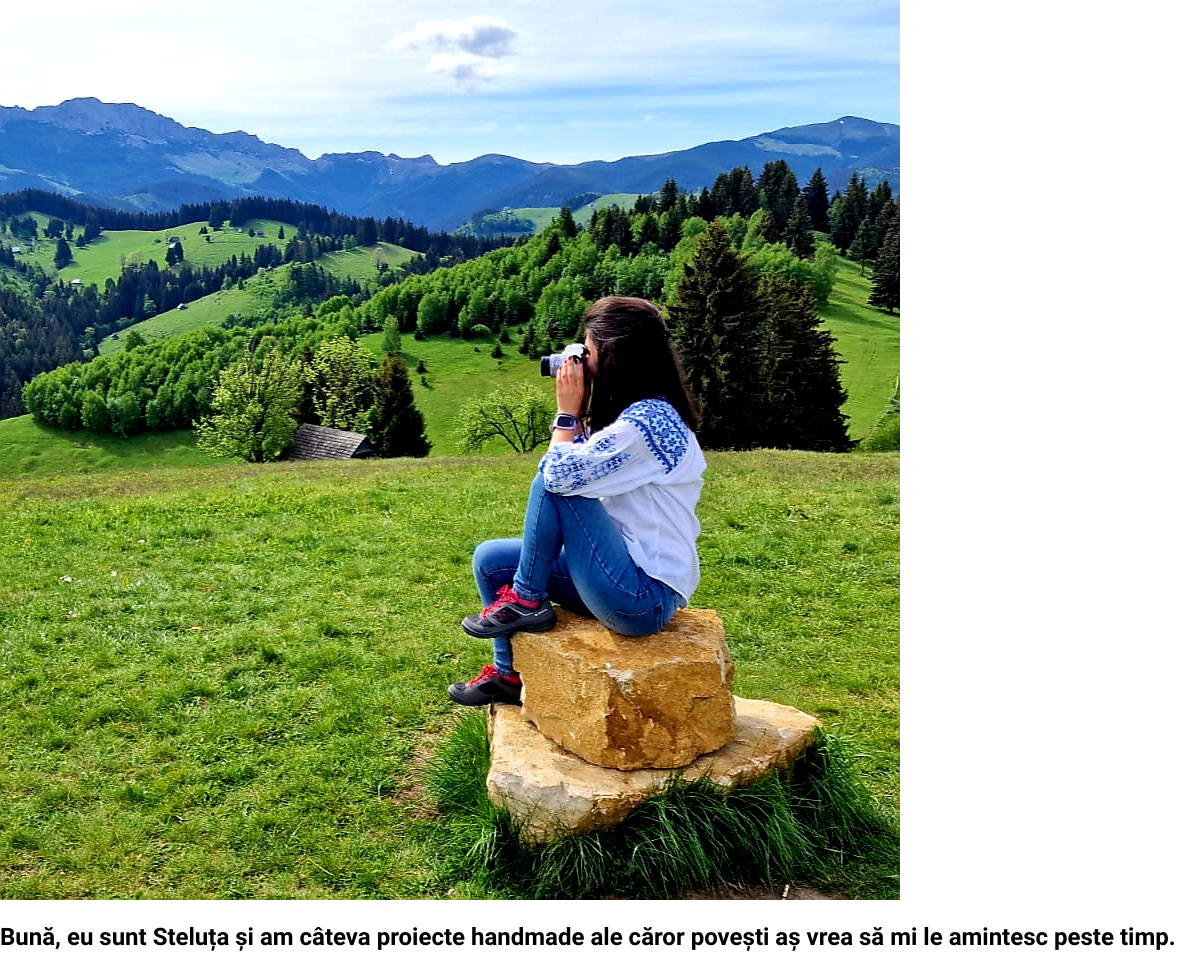
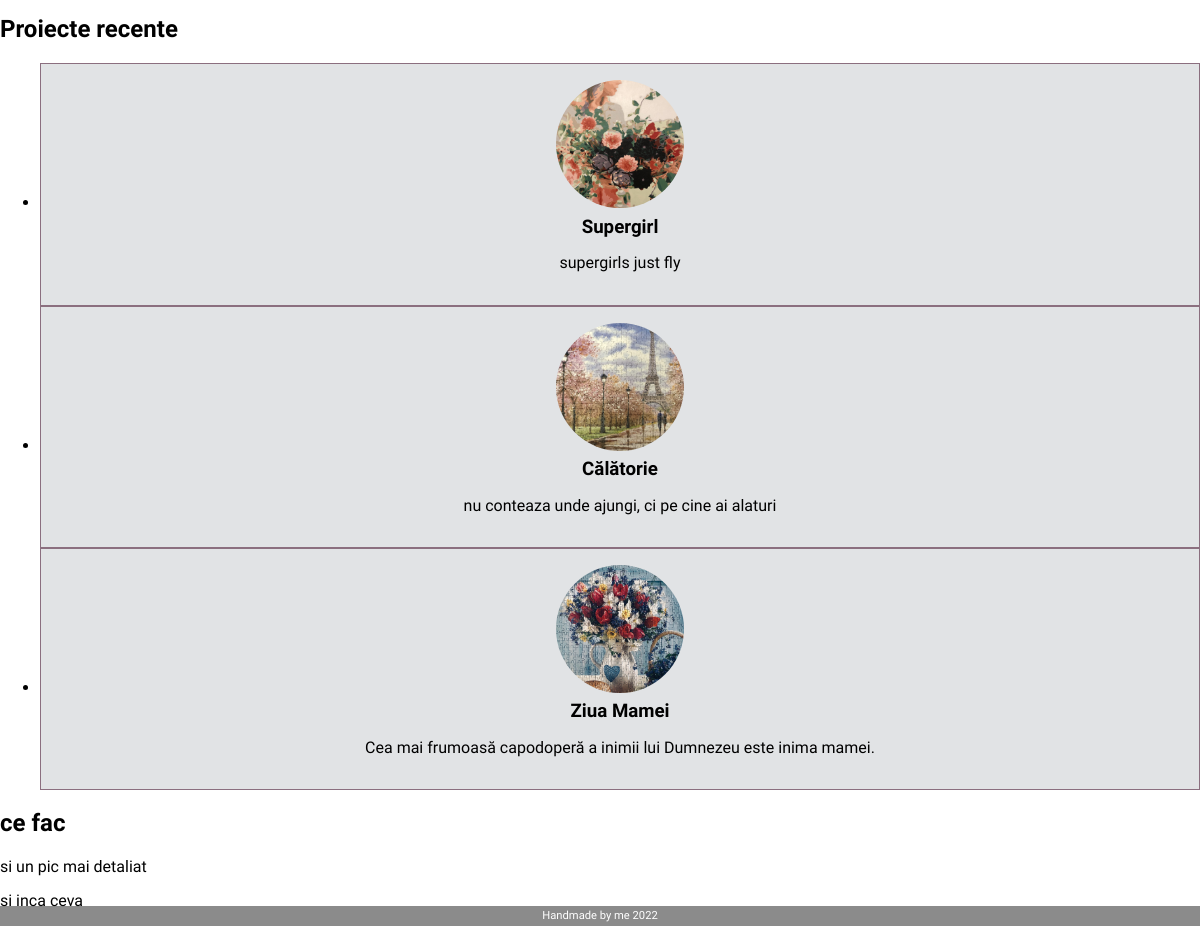
The page / on the database its author committed (2 pictures, top to bottom).
### portofolio/models.py (models this page shows, shortened)
class Project(models.Model):
    title = models.CharField(max_length=100, verbose_name="Titlu")
    slug = models.SlugField(max_length=200, unique=True)
    date = models.DateField(auto_now=True, verbose_name="Data")
    excerpt = models.CharField(max_length=200)
    content = models.TextField(verbose_name="Conținut")
    category = models.ForeignKey(Category, on_delete=models.SET_NULL, null=True, verbose_name="Categorie")
    tags = models.ManyToManyField(Tag)
    @property
    def main_image(self):
        if len(self.image_set.all()):
            return self.image_set.filter(is_main=True)[0].image
        return ""
    class Meta:
        verbose_name = 'Proiect'
        verbose_name_plural = 'Proiecte'

class Image(models.Model):
    name = models.CharField(max_length=50, blank=True, verbose_name="Nume")
    image = models.ImageField(upload_to='images/', verbose_name="Imagine")
    is_main = models.BooleanField(default=False, verbose_name="Principală")
    project = models.ForeignKey(Project, on_delete=models.SET_NULL, null=True, verbose_name="Proiect")
    class Meta:
        verbose_name = 'Imagine'
        verbose_name_plural = 'Imagini'

### portofolio/views.py (the view)
# urls.py: path("", views.HomeView.as_view(), name="home-page"),
class HomeView(ListView):
    template_name = "portofolio/homes.html"
    model = Project
    context_object_name = "latest_projects"
    def get_queryset(self):
        queryset = Project.objects.all().order_by("-date")
        data = queryset[:3]
        return data

### portofolio/templates/portofolio/homes.html (shortened to what this page needs)
{%  extends "base.html" %}
{% load static %}
{% block css %}
    <link rel="stylesheet" href="{% static 'portofolio/css/project.css' %}"/>
    <link rel="stylesheet" href="{% static 'portofolio/css/home.css' %}"/>
{% endblock %}
{% block content %}
    <section id="welcome">
        <header>
            <img src="{% static 'portofolio/images/main_star.jpg' %}" alt="main picture of the site">
            <h2> Bună, eu sunt Steluța și am câteva proiecte handmade ale căror povești aș vrea să mi le amintesc peste timp. </h2>
        </header>
    </section>
    <section id="latest-projects">
        <h2> Proiecte recente </h2>
        <ul>
            {% for project in latest_projects %}
                {% include "portofolio/project.html" %}
            {% endfor %}
        </ul>
    </section>
    <section id="about">
        <h2> ce fac</h2>
        <p> si un pic mai detaliat </p>
        <p> si inca ceva </p>
    </section>
{% endblock %}

### portofolio/templates/portofolio/project.html
{% load static %}
{% block css %}
    <link rel="stylesheet" href="{% static 'portofolio/css/project.css' %}"/>
{% endblock %}
<li>
    <article class="project">
        <a href="{% url 'portofolio:project-detail-page' project.slug %}">
            <img src="{{ project.main_image.url }}" alt="{{ project.title }}">
            <div class="project__content">
                <h3>
                    {{ project.title }}
                </h3>
                <p> {{ project.excerpt }} </p>
            </div>
        </a>
    </article>
</li>

### static/css/base.css (style rules this page uses)
* { box-sizing: border-box; }
html { font-family: 'Akaya Kanadaka', cursive; }
body { background-color: white; }

### portofolio/static/portofolio/css/project.css (style rules this page uses)
.project { display: flex; flex-direction: column; align-items: center; text-align: center; }
.project a { text-decoration: none; color: black; transition: all 0.2s ease; width: 100%; background-color: #93b1add7; background-color: #d2d6d9ab; padding: 1rem; border: 1px solid #8b6f7f; }
.project img { max-height: 8rem; height: auto; object-fit: cover; border-radius: 50%; }
.project h3 { margin: 0.25rem 0; }

### rows shown on the page
Project: main_image (picture), title "Supergirl", excerpt "supergirls just fly"
Project: main_image (picture), title "Călătorie", excerpt "nu conteaza unde ajungi, ci pe cine ai alaturi"
Project: main_image (picture), title "Ziua Mamei", excerpt "Cea mai frumoasă capodoperă a inimii lui Dumnezeu este inima mamei."
